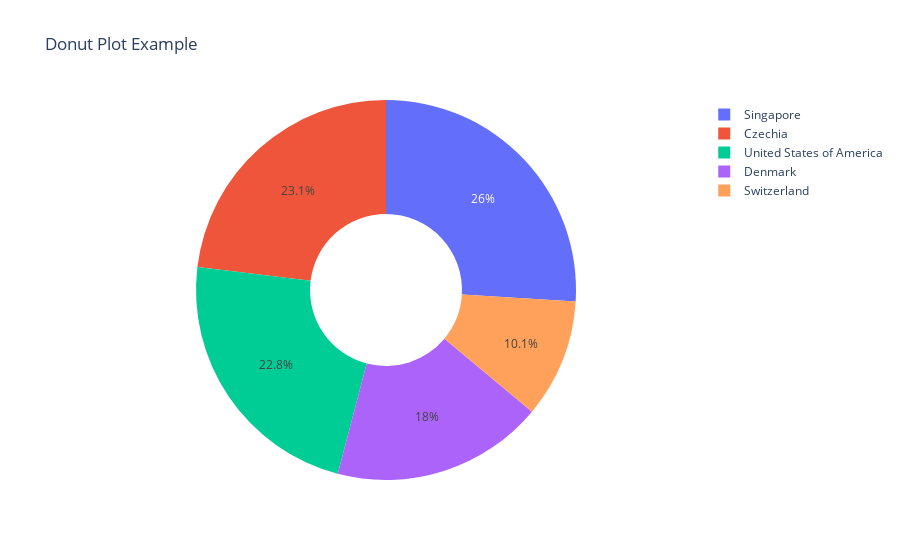

Notebook cell for this chart:
### Code cell
# 4. Donut Plot

sizes = df['Health: Total expenditure (% of GDP)'].sample(5)
labels = df['country'].sample(5)
fig = px.pie(names=labels, values=sizes, hole=0.4, title="Donut Plot Example")
fig.show()

### Figure 1 — Plotly figure (JSON) as saved in the notebook; plotly's stock layout.template omitted (floating-point values rounded to 4 significant figures)
{"data": [{"domain": {"x": [0, 1], "y": [0, 1]}, "hole": 0.4, "hovertemplate": "label=%{label}<br>value=%{value}<extra></extra>", "labels": ["Singapore", "Denmark", "Switzerland", "United States of America", "Czechia"], "legendgroup": "", "name": "", "showlegend": true, "type": "pie", "values": [10.8, 7.5, 4.2, 9.5, 9.6]}], "layout": {"legend": {"tracegroupgap": 0}, "title": {"text": "Donut Plot Example"}}}
